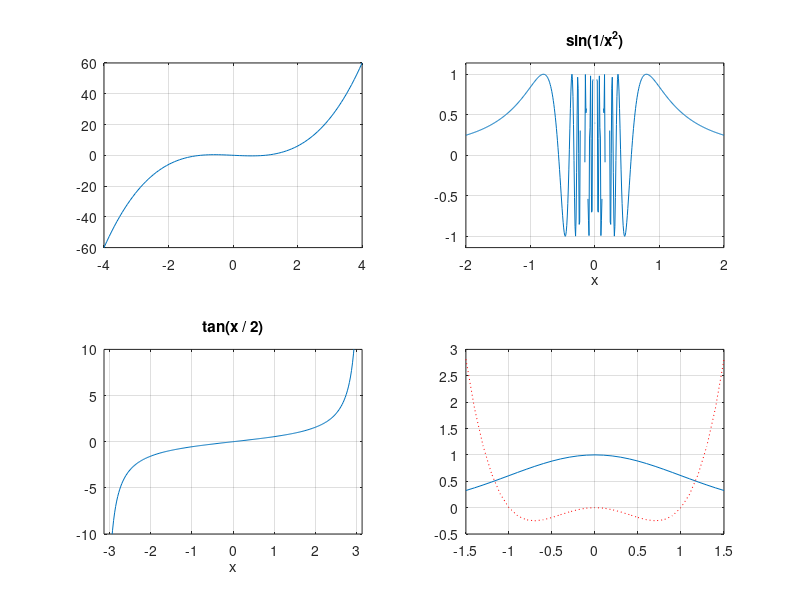

Recreate this plot in MATLAB.
clear;
clc;


% a
ax_1 = subplot(2, 2, 1);
x = linspace(-4, 4);
plot(x, x.^3 - x);
grid(ax_1,'on');

% b
ax_2 = subplot(2, 2, 2);
ezplot('sin(1/x^2)', [-2, 2]);
grid(ax_2,'on');

% c
ax_3 = subplot(2, 2, 3);
ezplot('tan(x / 2)');
axis([-pi, pi, -10, 10]);
grid(ax_3,'on');


% d
ax_4 = subplot(2, 2, 4);
x = -1.5:0.1:1.5;
y1 = exp(-x.^2 / 2);
y2 = x.^4 - x.^2;
plot(x, y1, x, y2, 'r:');

grid(ax_4,'on');
